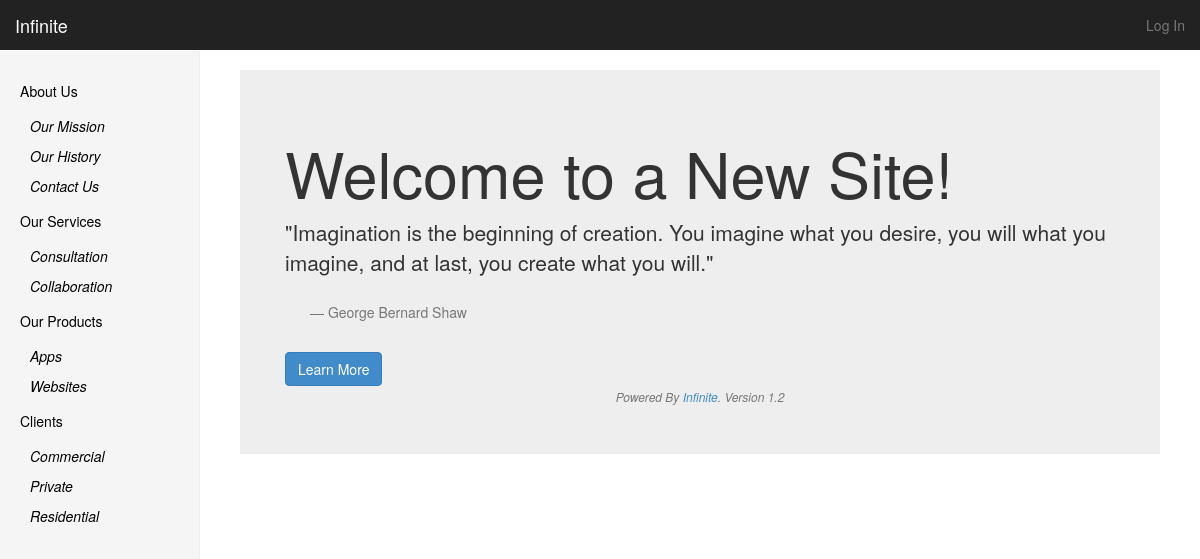
The page / on the database its author committed.
### tables this page shows
CREATE TABLE `subjects` (
  `id` int(11) NOT NULL AUTO_INCREMENT,
  `menu_name` varchar(30) NOT NULL,
  `position` int(3) NOT NULL,
  `visible` tinyint(1) NOT NULL,
  PRIMARY KEY (`id`)
);

CREATE TABLE `pages` (
  `id` int(11) NOT NULL AUTO_INCREMENT,
  `subject_id` int(11) NOT NULL,
  `menu_name` varchar(30) NOT NULL,
  `position` int(3) NOT NULL,
  `visible` tinyint(1) NOT NULL,
  `content` text,
  PRIMARY KEY (`id`),
  KEY `subject_id` (`subject_id`)
);

### includes/functions.php (the view, shortened to what this page needs)
<?php
function find_all_subjects($public = true) {
    global $connection;
    $query = "SELECT * ";
    $query .= "FROM subjects ";
    $query .= "ORDER BY position ASC";
    $subject_set = mysqli_query($connection, $query);
    return $subject_set;
}
function find_pages_for_subject($subject_id, $public = true) {
    global $connection;
    $safe_subject_id = mysqli_real_escape_string($connection, $subject_id);
    $query = "SELECT * ";
    $query .= "FROM pages ";
    $query .= "WHERE subject_id = {$safe_subject_id} ";
    $query .= "ORDER BY position ASC";
    $page_set = mysqli_query($connection, $query);
    return $page_set;
}
function find_selected_page($public = false) {
    if (isset($_GET["subject"])) {
        $current_subject = find_subject_by_id($_GET["subject"], $public);
        if ($current_subject && $public) {
            $current_page = find_default_page_for_subject($current_subject["id"]);
        } else {
            $current_page = null;
        }
    } elseif (isset($_GET["page"])) {
        $current_subject = null;
        $current_page    = find_page_by_id($_GET["page"], $public);
    } else {
        $current_subject = null;
        $current_page    = null;
    }
}
function public_navigation($subject_array, $page_array) {
    $output      = "<ul class=\"nav nav-sidebar\">";
    $subject_set = find_all_subjects(false);
    while ($subject = mysqli_fetch_assoc($subject_set)) {
        $output .= "<li";
        $output .= ">";
        $output .= "<a href=\"index.php?subject=";
        $output .= urlencode($subject["id"]);
        $output .= "\">";
        $output .= htmlentities($subject["menu_name"]);
        $output .= "</a>";
        $page_set = find_pages_for_subject($subject["id"], false);
        $output .= "<ul class=\"nav-child nav-sidebar-child\">";
        while ($page = mysqli_fetch_assoc($page_set)) {
            $output .= "<li";
            $output .= ">";
            $output .= "<a href=\"index.php?page=";
            $output .= urlencode($page["id"]);
            $output .= "\">";
            $output .= "<i>" . htmlentities($page["menu_name"]) . "</i>";
            $output .= "</a></li>";
        }
        $output .= "</ul></li>";
    }
    $output .= "</ul>";
    return $output;
}
?>

### includes/layouts/header_public.php (shortened to what this page needs)
<!DOCTYPE html>
<html lang="en">
<head>
    <link href="lib/bootstrap/css/bootstrap.css" rel="stylesheet" media="screen">
    <link href="css/dashboard.css" rel="stylesheet" media="screen">
    <link href="//maxcdn.bootstrapcdn.com/font-awesome/4.2.0/css/font-awesome.min.css" rel="stylesheet">
</head>
<body>
<nav class="navbar navbar-inverse navbar-fixed-top" role="navigation">
    <div class="container-fluid">
        <div class="navbar-header">
            <a class="navbar-brand" href="index.php">Infinite</a>
        </div>
        <div id="navbar" class="navbar-collapse collapse">
            <ul class="nav navbar-nav navbar-right">
                <li><a href="login.php">Log In</a></li>
            </ul>
        </div>
    </div>
</nav>

### public/index.php (shortened to what this page needs)
<?php require_once("../includes/db_connection.php"); ?>
<?php require_once("../includes/functions.php"); ?>
<?php include("../includes/layouts/header_public.php"); ?>
<div class="container-fluid">
    <div class="row">
        <div class="col-sm-3 col-md-2 sidebar">
            <?php echo public_navigation($current_subject, $current_page); ?>
        </div>
        <div class="col-sm-9 col-sm-offset-3 col-md-10 col-md-offset-2 main">
            <?php if ($current_page) { ?>
                <h1><?php echo htmlentities($current_page["menu_name"]); ?></h1>
                <span style="font-size: 10px;"><a
                        href="index.php">Home</a> > <?php echo htmlentities($current_page["menu_name"]); ?></span>
                <br/>
                <br/>
                <?php echo nl2br(html_entity_decode($current_page["content"])); ?>
            <?php } else { ?>
                <div class="jumbotron">
                    <div class="container">
                        <h1>Welcome to a New Site!</h1>
                        <p>"Imagination is the beginning of creation. You imagine what you desire, you will what you
                            imagine, and at last, you create what you will."</p>
                        <blockquote>
                            <footer>George Bernard Shaw</footer>
                        </blockquote>
                        <a href="about.php">
                            <btn class="btn btn-large btn-primary">Learn More</btn>
                        </a>
                        <center><span class="text-muted" style="font-size: 12px;"><i>Powered By <a href="index.php">Infinite</a>.
                                    Version 1.2</i></span></center>
                    </div>
                </div>
            <?php } ?>
        </div>
    </div>
</div>
</body>
</html>

### public/css/dashboard.css (style rules this page uses)
body { padding-top: 50px; }
.navbar-fixed-top { border: 0; }
.sidebar { display: none; }
@media (min-width: 768px) { .sidebar { position: fixed; top: 51px; bottom: 0; left: 0; z-index: 1000; display: block; padding: 20px; overflow-x: hidden; overflow-y: auto; background-color: #f5f5f5; border-right: 1px solid #eee; } }
.nav-sidebar { margin-right: -21px; margin-bottom: 20px; margin-left: -20px; }
.nav-sidebar > li > a { padding-right: 20px; padding-left: 20px; color: black; }
.nav-sidebar-child { margin-right: -21px; margin-bottom: 20px; list-style-type: none; }
.nav-sidebar-child > li > a { padding-right: 20px; padding-left: 20px; text-decoration: none; }
.nav-child { padding-left: 0; margin-bottom: 0; list-style: none; }
.nav-child > li { position: relative; display: block; }
.nav-child > li > a { position: relative; display: block; padding: 5px 15px; margin-left: 15px; color: black; }
.main { padding: 20px; }
@media (min-width: 768px) { .main { padding-right: 40px; padding-left: 40px; } }

### rows shown on the page
subjects: value "About Us"
pages: menu_name "Our Mission"
pages: menu_name "Our History"
pages: menu_name "Contact Us"
subjects: value "Our Services"
pages: menu_name "Consultation"
pages: menu_name "Collaboration"
subjects: value "Our Products"
pages: menu_name "Apps"
pages: menu_name "Websites"
subjects: value "Clients"
pages: menu_name "Commercial"
pages: menu_name "Private"
pages: menu_name "Residential"
